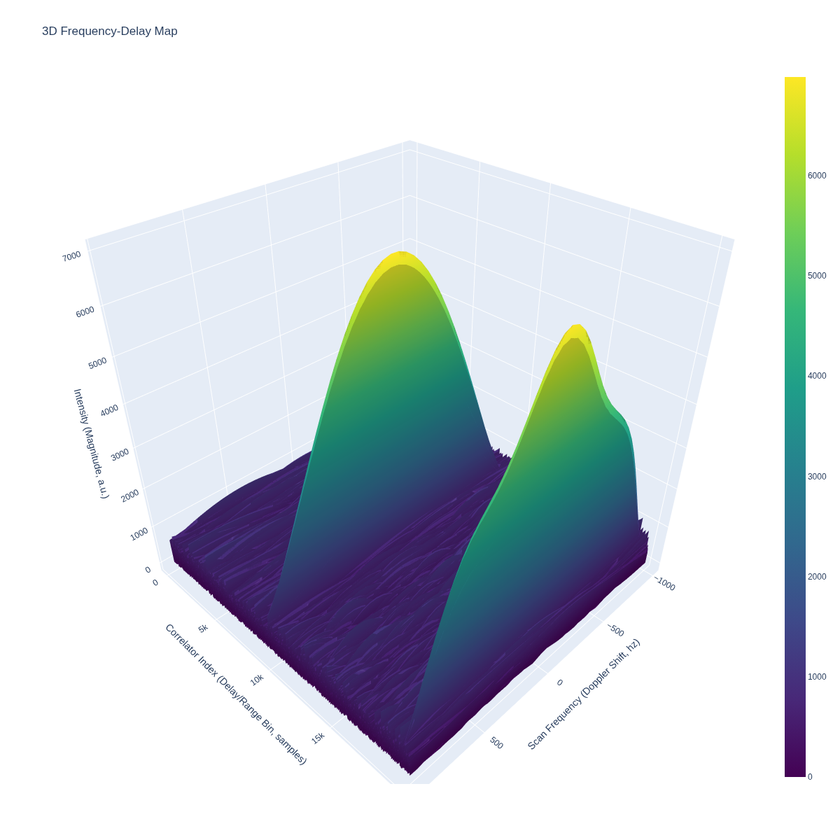
#> input picture python/images/-10snr_-100wifi_correlator_map.png, 840 x 840 px, shrunk from 1200 x 1200 before the run; its folder holds 4 pictures in this run
$ python image_stitcher.py
#> lines starting #> are read from the running program, lines starting #| are printed output that depends on the picture
import os
import re
import matplotlib.pyplot as plt
import matplotlib.image as mpimg

def stitch_images():
    image_dir = '.'  # Current directory. Change if your images are elsewhere.

    # 1. Regex pattern to extract SNR (Y) and WiFi (X) values
    # It looks for optional minus signs (-?) followed by digits (\d+)
    pattern = re.compile(r'(-?\d+)snr_(-?\d+)wifi_correlator_map\.png')

    data = []

    # 2. Parse filenames and extract data
    for filename in os.listdir(image_dir):
        match = pattern.match(filename)
        if match:
            snr_val = int(match.group(1))
            wifi_val = int(match.group(2))
            data.append({
                'filename': os.path.join(image_dir, filename),
                'snr': snr_val,
                'wifi': wifi_val
            })

    if not data:
        print("No matching images found in the directory.")
        return

    # 3. Determine the grid size by finding unique X and Y values
    # SNR is usually plotted with highest at the top, so we reverse sort Y
    unique_snr = sorted(list(set([d['snr'] for d in data])), reverse=True)
    # WiFi sorted lowest to highest for X
    unique_wifi = sorted(list(set([d['wifi'] for d in data])))

    # Create mapping from value to grid index
    snr_to_row = {val: i for i, val in enumerate(unique_snr)}
    wifi_to_col = {val: i for i, val in enumerate(unique_wifi)}

    nrows = len(unique_snr)
    ncols = len(unique_wifi)

    # 4. Set up the Matplotlib figure
    # squeeze=False ensures 'axes' is always a 2D array, even if it's a 1x1 grid
    # gridspec_kw removes the whitespace between images to truly "stitch" them
    fig, axes = plt.subplots(nrows=nrows, ncols=ncols,
                             figsize=(ncols * 3, nrows * 3),
                             gridspec_kw={'wspace': 0, 'hspace': 0},
                             squeeze=False)

    # Turn off axes for all subplots initially (in case some grid spots are missing images)
    for ax in axes.flat:
        ax.axis('off')

    # 5. Populate the grid
    for item in data:
        row = snr_to_row[item['snr']]
        col = wifi_to_col[item['wifi']]
        ax = axes[row, col]

        # Load and display the image
        img = mpimg.imread(item['filename'])
#> img is the input picture: shape (840, 840, 4) float32; mean R, G, B, A 0.821, 0.848, 0.867, 1
        ax.imshow(img)

        # Turn the axis back on so we can see the borders, but remove tick marks
        ax.axis('on')
        ax.set_xticks([])
        ax.set_yticks([])

        # Label the outer edges to create the master axis
        if col == 0:
            ax.set_ylabel(f'{item["snr"]} SNR', fontsize=12, fontweight='bold')
        if row == nrows - 1:
            ax.set_xlabel(f'{item["wifi"]} WiFi', fontsize=12, fontweight='bold')

    # 6. Add master titles and save
    fig.suptitle('Correlator Map Matrix: SNR vs WiFi', fontsize=16, fontweight='bold', y=1)
    plt.tight_layout()

    output_filename = 'stitched_correlator_matrix.png'
    plt.savefig(output_filename, dpi=300, bbox_inches='tight')
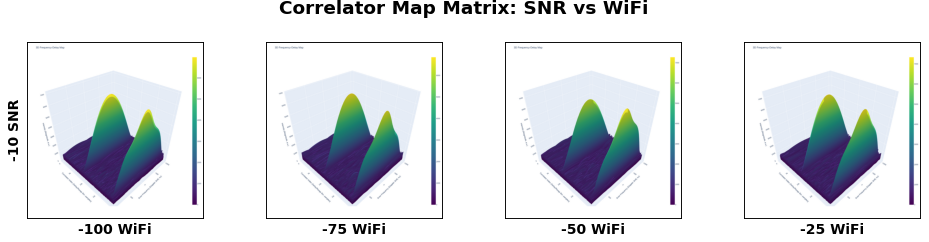
#> figure drawn by matplotlib, 4 panels
    print(f"Success! Image saved as {output_filename}")

    # Opens the window to view the result immediately
    plt.show()

if __name__ == '__main__':
    stitch_images()
